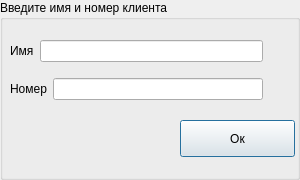
<?xml version="1.0" encoding="UTF-8"?>
<ui version="4.0">
 <class>InsertClient</class>
 <widget class="QDialog" name="InsertClient">
  <property name="geometry">
   <rect>
    <x>0</x>
    <y>0</y>
    <width>300</width>
    <height>180</height>
   </rect>
  </property>
  <property name="windowTitle">
   <string>Ввод</string>
  </property>
  <widget class="QGroupBox" name="groupBox">
   <property name="geometry">
    <rect>
     <x>0</x>
     <y>0</y>
     <width>300</width>
     <height>180</height>
    </rect>
   </property>
   <property name="title">
    <string>Введите имя и номер клиента </string>
   </property>
   <widget class="QPushButton" name="pushButton">
    <property name="geometry">
     <rect>
      <x>180</x>
      <y>120</y>
      <width>115</width>
      <height>37</height>
     </rect>
    </property>
    <property name="text">
     <string>Ок</string>
    </property>
   </widget>
   <widget class="QWidget" name="">
    <property name="geometry">
     <rect>
      <x>10</x>
      <y>30</y>
      <width>253</width>
      <height>82</height>
     </rect>
    </property>
    <layout class="QVBoxLayout" name="verticalLayout">
     <item>
      <layout class="QHBoxLayout" name="horizontalLayout">
       <item>
        <widget class="QLabel" name="label">
         <property name="text">
          <string>Имя</string>
         </property>
        </widget>
       </item>
       <item>
        <widget class="QLineEdit" name="name"/>
       </item>
      </layout>
     </item>
     <item>
      <layout class="QHBoxLayout" name="horizontalLayout_2">
       <item>
        <widget class="QLabel" name="label_2">
         <property name="text">
          <string>Номер</string>
         </property>
        </widget>
       </item>
       <item>
        <widget class="QLineEdit" name="number"/>
       </item>
      </layout>
     </item>
    </layout>
   </widget>
  </widget>
 </widget>
 <resources/>
 <connections/>
</ui>
